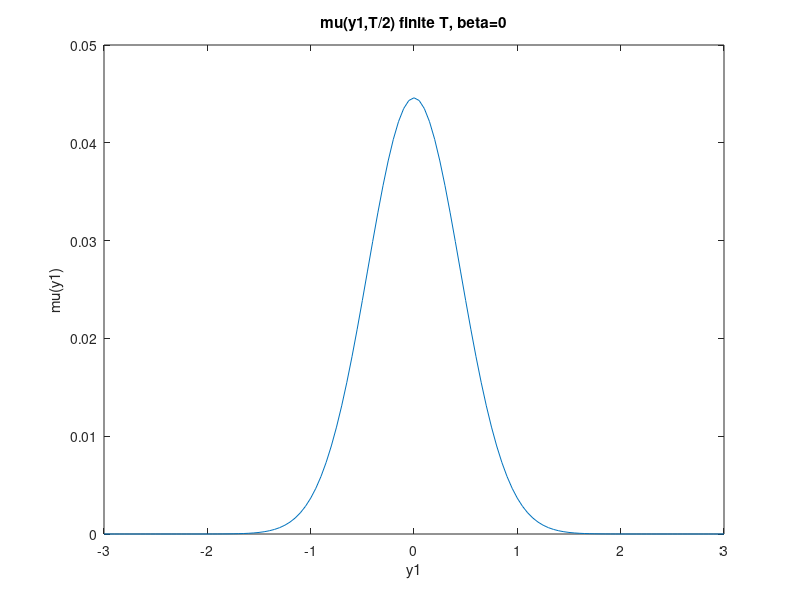

Recreate this plot in MATLAB.
%Density from Nourian_Perturbation paper, beta=0, c=3, lambda=1/3, Nourian
%cost, steady state

normalize=true
sigma=0.1
s_2=sigma^2/2

s_2=20*sigma^2

num_y=121 %needs to be odd

delta_y=0.05

y_min=-(num_y-1)/2*delta_y;
y_max=(num_y-1)/2*delta_y;
y_grid=linspace(y_min,y_max,num_y);

mu=1/(2*pi*s_2)^(0.5)*exp(-(y_grid).^2/(2*s_2))*delta_y;

if normalize
    mu=mu/sum(mu);
end

plot(y_grid,mu)
title('mu(y1,T/2) finite T, beta=0')
xlabel('y1')
ylabel('mu(y1)')